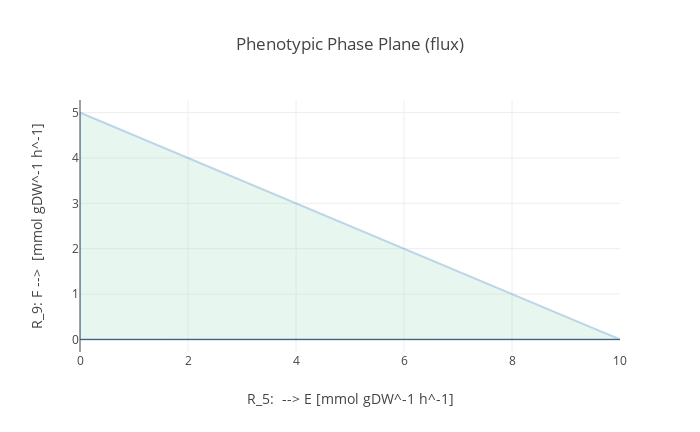

Write notebook code for a chart like this one.
### Code cell
from cameo.flux_analysis import phenotypic_phase_plane as production_envelope

abc_model = cobra.io.load_json_model('ABC/ABC_model.json')  # Stoichiometric matrix loaded
abc_model.reactions.R_1.upper_bound = 10                    # Uptake rate is 10 mmol/hour
abc_model.reactions.R_3.upper_bound = 0                     # An-E-robic growth
F_vs_E = production_envelope(abc_model,
                                variables=[abc_model.reactions.R_5],  # Growth rate <= j
                                objective=abc_model.reactions.R_9,
                             points=21)    # Engineering objective (bioproduct)
F_vs_E.plot()

### Figure 1 — Plotly figure (JSON) as saved in the notebook; plotly's stock layout.template omitted (floating-point values rounded to 4 significant figures)
{"data": [{"fill": "toself", "fillcolor": "#B3E2CD", "hoverinfo": "none", "marker": {"line": {"color": "#B3E2CD"}, "opacity": 0.3}, "mode": "lines", "name": "WT", "opacity": 0.3, "type": "scatter", "x": [0, 0.5, 1, 1.5, 2, 2.5, 3, 3.5, 4, 4.5, 5, 5.5, 6, 6.5, 7, 7.5, 8, 8.5, 9, 9.5, 10, 10, 9.5, 9, 8.5, 8, 7.5, 7, 6.5, 6, 5.5, 5, 4.5, 4, 3.5, 3, 2.5, 2, 1.5, 1, 0.5, 0, 0, 0], "y": [0, 0, 0, 0, 0, 0, 0, 0, 0, 0, 0, 0, 0, 0, 0, 0, 0, 0, 0, 0, 0, 0, 0.25, 0.5, 0.75, 1, 1.25, 1.5, 1.75, 2, 2.25, 2.5, 2.75, 3, 3.25, 3.5, 3.75, 4, 4.25, 4.5, 4.75, 5, 0, 5]}], "layout": {"height": 432, "title": "Phenotypic Phase Plane (flux)", "width": 700, "xaxis": {"title": "R_5:  --> E [mmol gDW^-1 h^-1]"}, "yaxis": {"title": "R_9: F -->  [mmol gDW^-1 h^-1]"}}}
